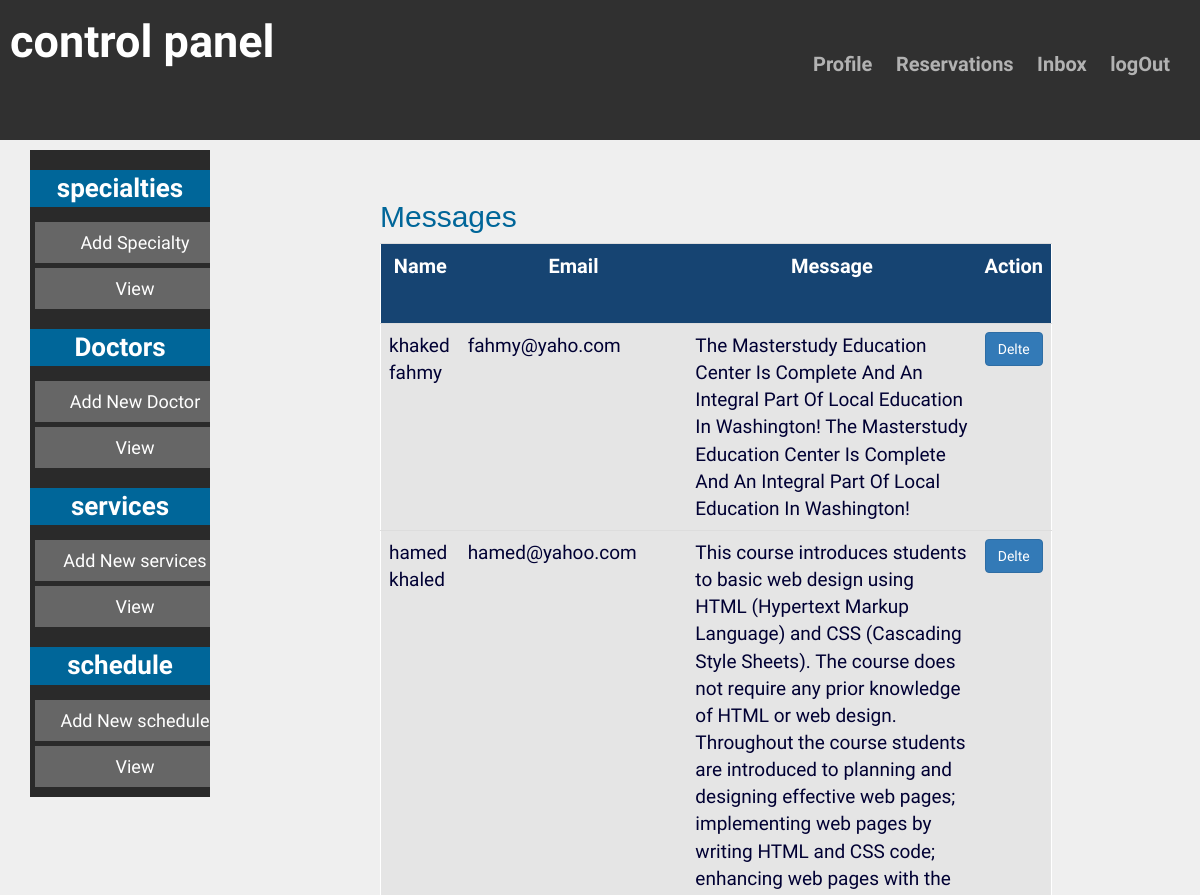
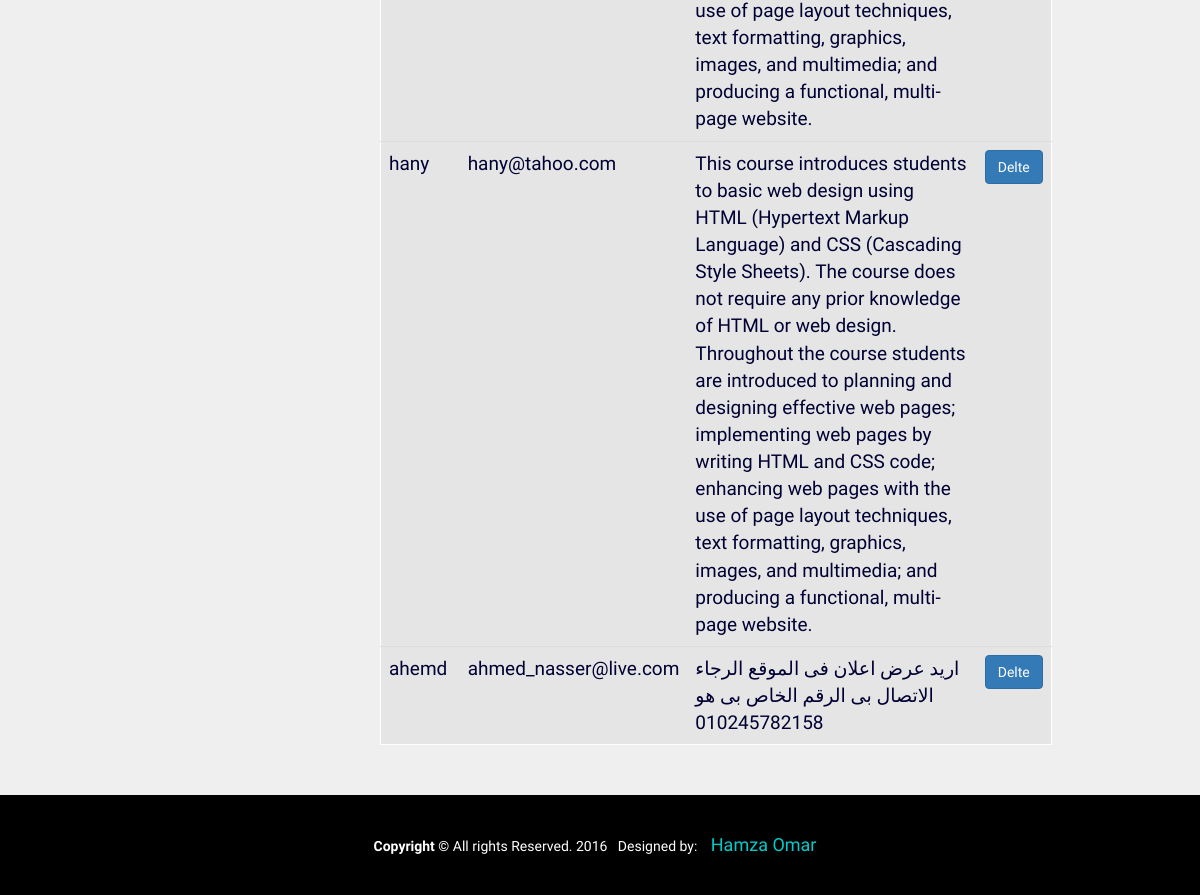
Page /admin/messages.php on the committed database (2 pictures, top to bottom).
### tables this page shows
CREATE TABLE `contact_us` (
  `contact_ID` int(11) NOT NULL,
  `Name` varchar(50) NOT NULL,
  `email` varchar(100) NOT NULL,
  `message` text NOT NULL
);

### admin/messages.php (the view, shortened to what this page needs)
<!DOCTYPE html PUBLIC "-//W3C//DTD XHTML 1.0 Transitional//EN" "http://www.w3.org/TR/xhtml1/DTD/xhtml1-transitional.dtd">
<html xmlns="http://www.w3.org/1999/xhtml">
<head>
<link href="../css/style.css" rel="stylesheet" type="text/css" />
<link href="../css/bootstrap.css" rel="stylesheet" type="text/css" />
<link rel="stylesheet" href="css/style.css" />
</head>
<div id="header">
  <div class="logo-search-container">
  <span style="position:absolute; left:10px; top:10px">
   <span id="logo">control panel</span>
   </span>
  <span style=" right:20px; top:50px; position:absolute">
 <a href="profile.php" class="navLink">Profile</a>
 <a href="Reservation.php" class="navLink">Reservations</a>
 <a href="messages.php" class="navLink">Inbox</a>
   <a href="#" class="navLink">logOut</a>
   </span>
    <div class="logo">
    </div>
  </div>
</div>
  <div id="contenar">
    <aside id="menu">
       <ul>
          <li>
       <h2 style="text-align:center; font-weight:900; font-size:26px; background-color:#069; line-height:inherit">specialties</h2>
        <ul id="">
             <li> <a href="index.php?p=add_Specialty">Add Specialty </a></li>
             <li> <a href="index.php?p=specialties_view">View </a></li>
          </ul>
          </li>
          <li>
          <h2 style="text-align:center; font-weight:900; font-size:26px; background-color:#069; line-height:inherit">Doctors</h2>
       <ul id="">
             <li> <a href="index.php?p=add_doctors">Add New Doctor </a></li>
             <li> <a href="index.php?p=Doctor_view">View </a></li>
          </ul>
          </li>
            <li>
          <h2 style="text-align:center; font-weight:900; font-size:26px; background-color:#069; line-height:inherit">services</h2>
         <ul id="">
             <li> <a href="index.php?p=add_services">Add New services </a></li>
             <li> <a href="index.php?p=services_view">View </a></li>
          </ul>
          </li>
        <li>
          <h2 style="text-align:center; font-weight:900; font-size:26px; background-color:#069; line-height:inherit">schedule</h2>
             <ul id="">
             <li> <a href="index.php?p=add_schedule">Add New schedule</a></li>
             <li> <a href="index.php?p=Schedule_view">View </a></li>
          </ul>
          </li>
          </ul>
        </aside>
          <div id="containt">
             <section id="main_containt">
      <h2 class='form_title'>Messages</h2>
   <?PHP
    include("../include/connection.php");
    mysqli_set_charset($con,'UTF8');
   $select_doctors = "SELECT * FROM `contact_us`" ;
   $query = mysqli_query($con,$select_doctors);
   if(mysqli_num_rows($query)>0){
	echo '  <table class="table-hover table">
          <th class="th">Name </th>
           <th class="th">Email</th>
		   <th class="th">Message</th>
			   <th class="th"> Action</th>
	';
	while( $result = mysqli_fetch_array($query)) {
echo "
  <tr>
    <td class='td'> ".$result['Name']."  </td>
	<td class='td'> ".$result['email']." </td>
	<td class='td'> ".$result['message']." </td>
        <td class='td'>
		<form method='post' action='messages.php?id=".$result['contact_ID']."'>
		 <input type='submit' name='delete_message' class=' btn btn-primary btn-block button' value='Delte'/>
		</form>
		</td>
     </tr>
    ";
 }
  echo "
  </table>";
   }
 ?>
                  </section>
                 </div>
</div>
<?PHP include("../include/template/footer.php");?>
</body>
</html>

### css/style.css (style rules this page uses)
* { margin:0; padding:0; font-family: 'Pontano Sans', sans-serif; }
a { text-decoration:none; color:#00c0ff; }
ul li { list-style:none; outline:none; }
.logo-search-container { width:960px; margin:0 auto; height:140px; }
.logo { float:right; width:500px; height:140px; line-height:140px; }

### admin/css/style.css (style rules this page uses)
#body , html { background-image:url(../img/bg.jpg); background-repeat:no-repeat; background-size:cover ; height:100%; width:100% }
#header { background-color:#303030; }
#contenar { height:auto; width:100%; margin-left:30px; margin-right:10px; margin-top:10px; margin-bottom:10px; border-top:3px #CCC; border-bottom:3px #CCC; border-left:3px #CCC; border-right:3px #CCC; }
.navLink { font-size:20px; font-weight:800; color:#B2B2B2; padding-right:10px }
#menu { height:500px auto; background-color:#2A2A2A; color:#fff; float:left; width:15%; }
#menu ul li a { padding:10px; text-align:center; line-height:normal; background-color:#666; margin-top:5px; margin-left:5px; margin-right:5px; display:inline-block; text-decoration:none; width:200px ; }
#containt { height:500px auto; background-color: #EFEFEF; color:#fff; float:left; width:80% }
a { color:#fff; text-decoration:none; font-size:18px ; padding:10px }
#logo { font-size:45px; font-weight:900; color:#fff }
#main_containt { width:70% ; height:60% ; margin-left:170px; margin-right:0px ; border:2px thin #000; margin-top:50px }
.form_title { color:#069 ; font-family: Tahoma, Geneva, sans-serif; font-size:30px }
table { background-color:rgba(204,204,204,.3); border:1px solid; width:65%; padding-left:20px; padding-right:20px }
.th { color:#fff ; font-size:20px; font:Tahoma, Geneva, sans-serif; text-align:center; padding-left:30px; padding-right:30px; background-color:rgba(0,51,102,.9); height:80px }
.td { color:#003 ; font-size:19px }
.button { width:30px }

### rows in the picture
contact_us: Name "khaked fahmy", email "fahmy@yaho.com", message "The Masterstudy Education Center Is Complete And An Integral Part Of Local Education In Washington! The Masterstudy Education Center Is Complete And An Integral Part Of Local Education In Washington!"
contact_us: Name "hamed khaled", email "hamed@yahoo.com", message "This course introduces students to basic web design using HTML (Hypertext Markup Language) and CSS (Cascading Style Sheets). The course does not require any prior knowledge of HTML or web design. Throughout the course students are introduced to planning and designing effective web pages; implementing web pages by writing HTML and CSS code; enhancing web pages with the use of page layout techniques, text formatting, graphics, images, and multimedia; and producing a functional, multi-page website."
contact_us: Name "hany", email "hany@tahoo.com", message "This course introduces students to basic web design using HTML (Hypertext Markup Language) and CSS (Cascading Style Sheets). The course does not require any prior knowledge of HTML or web design. Throughout the course students are introduced to planning and designing effective web pages; implementing web pages by writing HTML and CSS code; enhancing web pages with the use of page layout techniques, text formatting, graphics, images, and multimedia; and producing a functional, multi-page website."
contact_us: Name "ahemd", email "ahmed_nasser@live.com", message "اريد عرض اعلان فى الموقع الرجاء الاتصال بى الرقم الخاص بى هو 010245782158"
